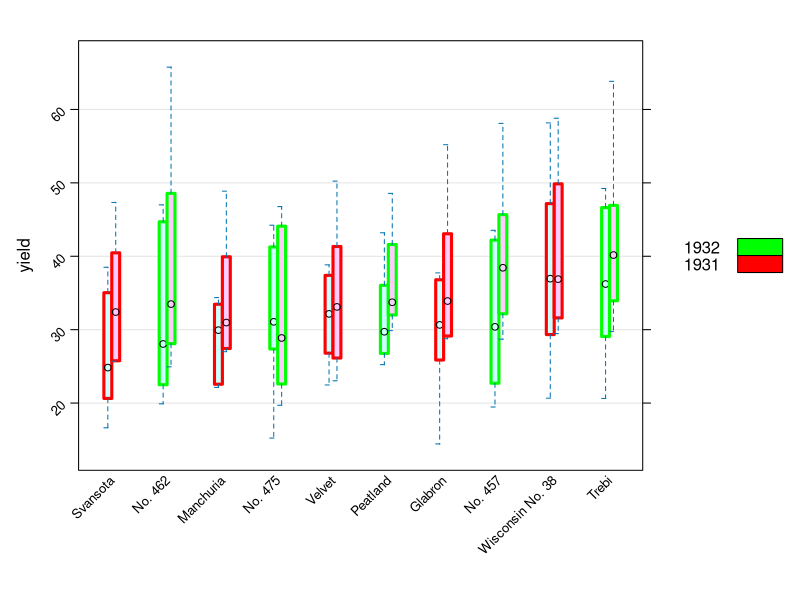

Write R code to recreate this figure.
library(lattice)
ngroups <- length(unique(barley$site)) + 1 
bwplot(yield ~ variety, data = barley, box.width = 1/ ngroups, 
	groups = year, scales=(x=list(rot=45)), 
	auto.key = list(points = FALSE, rectangles = TRUE, space = "right"), 
	par.settings=list(box.rectangle = list(col=c("red", "green"), lwd=3), 
	superpose.polygon=list(col=c("green", "red"), pch=c(15,15)) ), 
	panel.groups = function(x, y, ..., group.number) 
	{ 
		panel.bwplot(x + (group.number-1.5)/ngroups, y, ...) 
	}, 
	panel=function(...) 
	{
	 panel.grid(h = -1, v=0) 
	 panel.superpose(par.settings=list(box.rectangle=list(col=c("green", "red"))), ...) 
	} 
)
